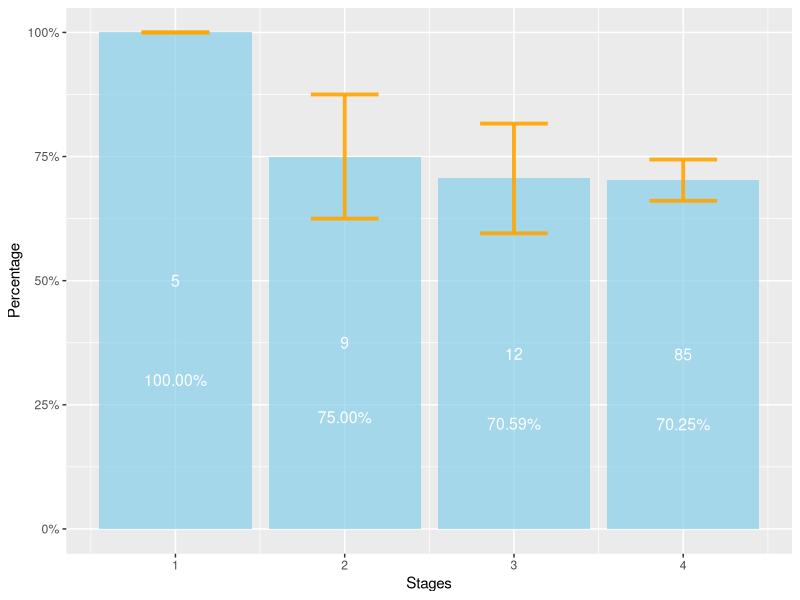
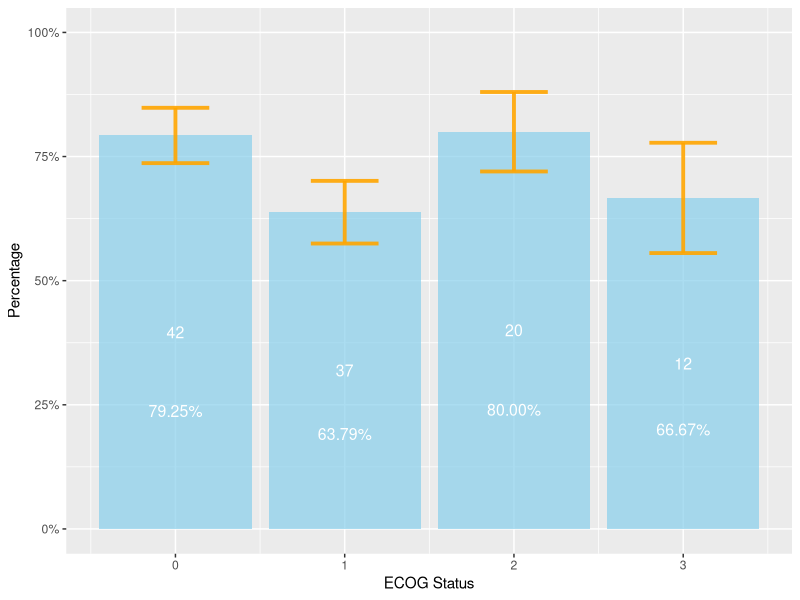
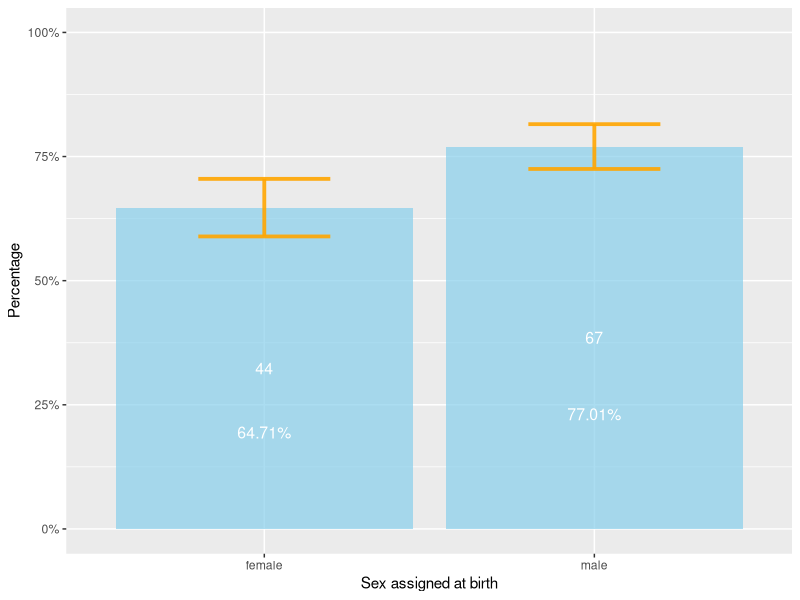
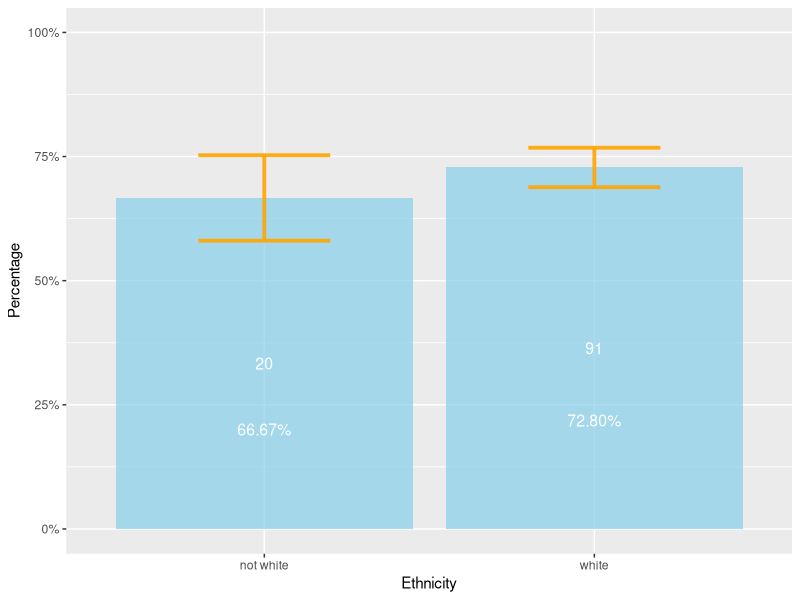
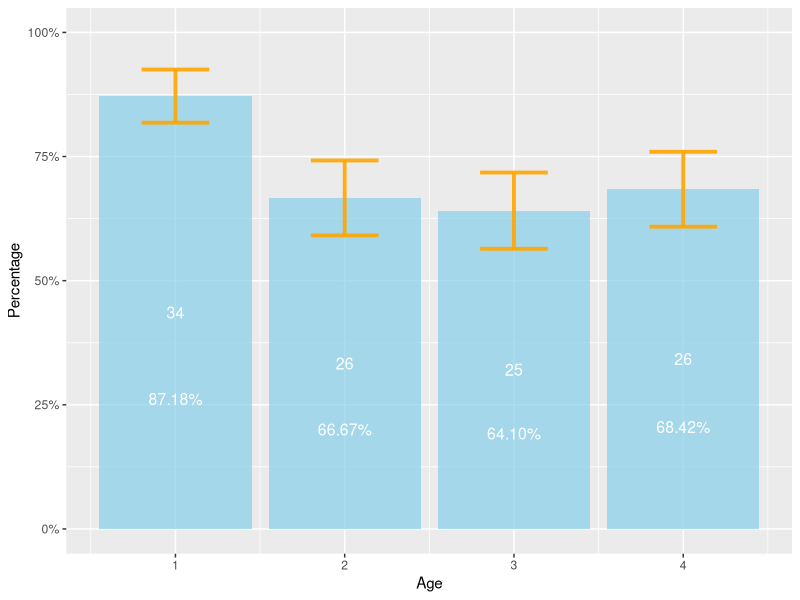
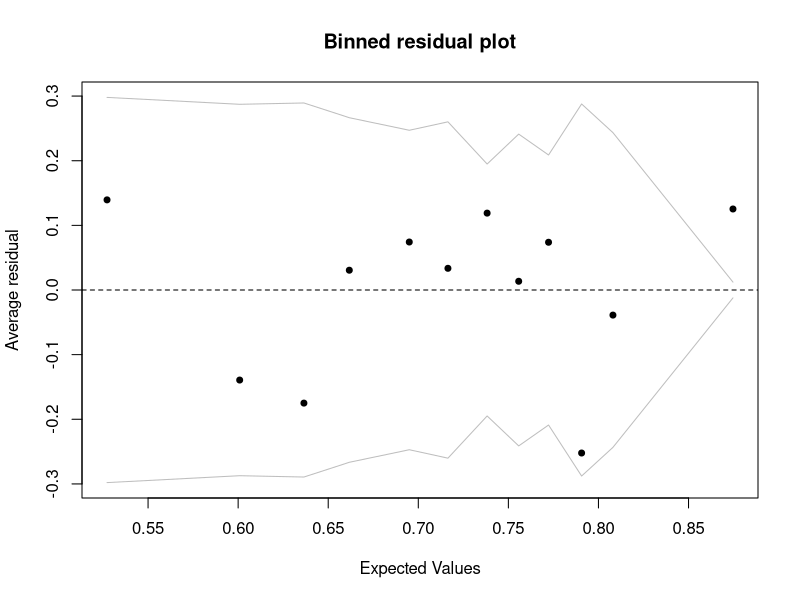

Generate these figures, in order, with R:
## ---- chunk 1
knitr::opts_chunk$set(echo = TRUE)
## ---- chunk 2
#package we use
library(arm)
library(stringr)
library(dplyr)
library(arm)
library(MASS)
library(tidyverse)
## ---- chunk 3
dat <- read_csv('data.csv')
#second opinion tag 

dat$second_opinion <- str_detect(dat$`Reason No Referral`, pattern = 'second opinion') | str_detect(dat$`Somatic Testing
(y,n,other)`, pattern = 'second opinion')

#number of patients with second opinion
#sum(dat$second_opinion)

#the data we will use for the further analysis(exclude patients with second opinion)
dat_1 <- dat[dat$second_opinion == FALSE,]

#referral rate = ordered test / total number
#re-encoding 
dat_1$test <- ifelse(str_detect(dat_1$`Testing Ordered`, pattern = 'yes'), 1, 0)

#referral rate through time 
dat_1$`Initial Appt (#1-30)`[dat_1$`Initial Appt (#1-30)`> 15 & dat_1$`Initial Appt (#1-30)`< 16]  <- 15
dat_1$`Initial Appt (#1-30)`[dat_1$`Initial Appt (#1-30)`> 22 & dat_1$`Initial Appt (#1-30)`< 23]  <- 22

dat_1$`Genetics Referrals`<- ifelse(dat_1$`# Genetics Referrals` >0, "yes", "no")
dat_1$`Ethnicity/ Ancestry`<- ifelse(dat_1$`Ethnicity/ Ancestry` == "white", "white", "not white")

## ---- chunk 4

df5<- dat_1 %>%
  count(`Genetics Referrals`,`Stage at Dx (#0-4)`) %>%
  arrange(`Genetics Referrals`, desc(`Stage at Dx (#0-4)`)) %>% # Rearranging in stacking order  
  group_by(`Stage at Dx (#0-4)`) %>%
  mutate(Freq2 = cumsum(n), # Calculating position of stacked Freq
         prop = n/sum(n),
         percentage = 100* n/sum(n))  # Calculating proportion of Freq

df5$label = paste0(sprintf("%.2f", df5$percentage), "%")
df5$sd<- sqrt( df5$prop*(1-df5$prop) / df5$Freq2)

df_5<- df5 %>% filter(`Genetics Referrals`== "yes")

ggplot(df_5) +
    geom_bar( aes(x=`Stage at Dx (#0-4)`, y=prop), stat="identity", fill="skyblue", alpha=0.7) +
    geom_errorbar(aes(x=`Stage at Dx (#0-4)`, ymin=prop-sd, ymax=prop+sd), width=0.4, colour="orange", alpha=0.9, size=1.3)+
    geom_text(aes(x=`Stage at Dx (#0-4)`, y=prop,label = n), position = position_stack(vjust = 0.5), size = 4, color="white")+
    geom_text(aes(x=`Stage at Dx (#0-4)`, y=prop,label = label), position = position_stack(vjust = 0.3), size = 4, color="white")+
    scale_y_continuous(labels = scales::percent)+
    ylab("Percentage")+
    xlab("Stages")
## ---- chunk 5

df6 <- dat_1 %>%
  count(`Genetics Referrals`,`ECOG at Initial (#0-4)`) %>%
  arrange(`Genetics Referrals`, desc(`ECOG at Initial (#0-4)`)) %>% # Rearranging in stacking order  
  group_by(`ECOG at Initial (#0-4)`) %>%
  mutate(Freq2 = cumsum(n), # Calculating position of stacked Freq
         prop = n/sum(n),
         percentage = 100* n/sum(n))  # Calculating proportion of Freq

df6$label = paste0(sprintf("%.2f", df6$percentage), "%")

df6$sd<- sqrt( df6$prop*(1-df6$prop) / df6$Freq2)

df_6<- df6 %>% filter(`Genetics Referrals`== "yes")


ggplot(df_6) +
    geom_bar( aes(x=`ECOG at Initial (#0-4)`, y=prop), stat="identity", fill="skyblue", alpha=0.7) +
    geom_errorbar(aes(x=`ECOG at Initial (#0-4)`, ymin=prop-sd, ymax=prop+sd), width=0.4, colour="orange", alpha=0.9, size=1.3)+
    geom_text(aes(x=`ECOG at Initial (#0-4)`, y=prop,label = n), position = position_stack(vjust = 0.5), size = 4, color="white")+
    geom_text(aes(x=`ECOG at Initial (#0-4)`, y=prop,label = label), position = position_stack(vjust = 0.3), size = 4, color="white")+
    scale_y_continuous(labels = scales::percent, limits = c(0,1))+
    ylab("Percentage")+
    xlab("ECOG Status") 
## ---- chunk 6

df7 <- dat_1 %>%
  count(`Genetics Referrals`,`Sex Assigned
at Birth (m/f)`) %>%
  arrange(`Genetics Referrals`, desc(`Sex Assigned
at Birth (m/f)`)) %>% # Rearranging in stacking order  
  group_by(`Sex Assigned
at Birth (m/f)`) %>%
  mutate(Freq2 = cumsum(n), # Calculating position of stacked Freq
         prop = n/sum(n),
         percentage = 100* n/sum(n))  # Calculating proportion of Freq

df7$label = paste0(sprintf("%.2f", df7$percentage), "%")

df7$sd<- sqrt( df7$prop*(1-df7$prop) / df7$Freq2)

df_7<- df7 %>% filter(`Genetics Referrals`== "yes")


ggplot(df_7) +
    geom_bar( aes(x=`Sex Assigned
at Birth (m/f)`, y=prop), stat="identity", fill="skyblue", alpha=0.7) +
    geom_errorbar(aes(x=`Sex Assigned
at Birth (m/f)`, ymin=prop-sd, ymax=prop+sd), width=0.4, colour="orange", alpha=0.9, size=1.3)+
    geom_text(aes(x=`Sex Assigned
at Birth (m/f)`, y=prop,label = n), position = position_stack(vjust = 0.5), size = 4, color="white")+
    geom_text(aes(x=`Sex Assigned
at Birth (m/f)`, y=prop,label = label), position = position_stack(vjust = 0.3), size = 4, color="white")+
    scale_y_continuous(labels = scales::percent, limits = c(0,1))+
    ylab("Percentage")+
    xlab("Sex assigned at birth") 
## ---- chunk 7

df8 <- dat_1 %>%
  count(`Genetics Referrals`,`Ethnicity/ Ancestry`) %>%
  arrange(`Genetics Referrals`, desc(`Ethnicity/ Ancestry`)) %>% # Rearranging in stacking order  
  group_by(`Ethnicity/ Ancestry`) %>%
  mutate(Freq2 = cumsum(n), # Calculating position of stacked Freq
         prop = n/sum(n),
         percentage = 100* n/sum(n))  # Calculating proportion of Freq

df8$label = paste0(sprintf("%.2f", df8$percentage), "%")

df8$sd<- sqrt( df8$prop*(1-df8$prop) / df8$Freq2)

df_8<- df8 %>% filter(`Genetics Referrals`== "yes")


ggplot(df_8) +
    geom_bar( aes(x=`Ethnicity/ Ancestry`, y=prop), stat="identity", fill="skyblue", alpha=0.7) +
    geom_errorbar(aes(x=`Ethnicity/ Ancestry`, ymin=prop-sd, ymax=prop+sd), width=0.4, colour="orange", alpha=0.9, size=1.3)+
    geom_text(aes(x=`Ethnicity/ Ancestry`, y=prop,label = n), position = position_stack(vjust = 0.5), size = 4, color="white")+
    geom_text(aes(x=`Ethnicity/ Ancestry`, y=prop,label = label), position = position_stack(vjust = 0.3), size = 4, color="white")+
    scale_y_continuous(labels = scales::percent, limits = c(0,1))+
    ylab("Percentage")+
    xlab("Ethnicity") 
## ---- chunk 8
#dat_1$`Age at Dx (#)`
quantile(dat_1$`Age at Dx (#)`)
## ---- chunk 9
dat_1 <- dat_1 %>%
    mutate(quantile = ntile(`Age at Dx (#)`, 4))
df8 <- dat_1 %>%
  count(`Genetics Referrals`,quantile) %>%
  arrange(`Genetics Referrals`, desc(quantile)) %>% # Rearranging in stacking order  
  group_by(quantile) %>%
  mutate(Freq2 = cumsum(n), # Calculating position of stacked Freq
         prop = n/sum(n),
         percentage = 100* n/sum(n))  # Calculating proportion of Freq

df8$label = paste0(sprintf("%.2f", df8$percentage), "%")

df8$sd<- sqrt( df8$prop*(1-df8$prop) / df8$Freq2)

df_8<- df8 %>% filter(`Genetics Referrals`== "yes")


ggplot(df_8) +
    geom_bar( aes(x=quantile, y=prop), stat="identity", fill="skyblue", alpha=0.7) +
    geom_errorbar(aes(x=quantile, ymin=prop-sd, ymax=prop+sd), width=0.4, colour="orange", alpha=0.9, size=1.3)+
    geom_text(aes(x=quantile, y=prop,label = n), position = position_stack(vjust = 0.5), size = 4, color="white")+
    geom_text(aes(x=quantile, y=prop,label = label), position = position_stack(vjust = 0.3), size = 4, color="white")+
    scale_y_continuous(labels = scales::percent, limits = c(0,1))+
    ylab("Percentage")+
    xlab("Age") 
## ---- chunk 10
dat_1$`Genetics Referrals`<- ifelse (dat_1$`Genetics Referrals` == "yes", 1, 0)
## ---- chunk 11
model1 <- glm(`Genetics Referrals` ~  `Stage at Dx (#0-4)` + 
                `ECOG at Initial (#0-4)` +
                `Age at Dx (#)` + 
                `Ethnicity/ Ancestry` + `Sex Assigned
at Birth (m/f)` , family = "binomial", data = dat_1)
summary(model1)
## ---- chunk 12
model2 <- glm(`Genetics Referrals` ~   `ECOG at Initial (#0-4)` 
              + `Age at Dx (#)` + 
                `Ethnicity/ Ancestry` + 
                `Sex Assigned
at Birth (m/f)` ,
family = "binomial", data = dat_1)
summary(model2)
## ---- chunk 13
model3 <- glm(`Genetics Referrals` ~  `Stage at Dx (#0-4)` +  
                `Age at Dx (#)` + 
                `Ethnicity/ Ancestry` +
                `Sex Assigned
at Birth (m/f)` , family = "binomial", data = dat_1)
summary(model3)
## ---- chunk 14
binnedplot(fitted(model1), 
           residuals(model1, type = "response"), 
           xlab = "Expected Values", 
           ylab = "Average residual", 
           main = "Binned residual plot",
           cex.pts = 0.8, 
           col.pts = 1, 
           col.int = "gray")
